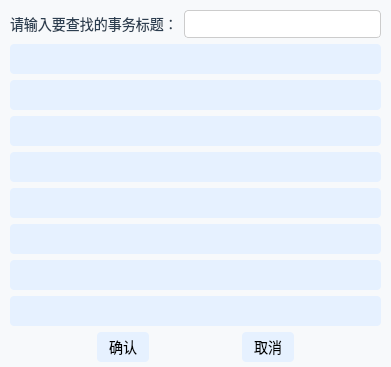
<?xml version="1.0" encoding="UTF-8"?>
<ui version="4.0">
 <class>SrcTaskForm</class>
 <widget class="QWidget" name="SrcTaskForm">
  <property name="geometry">
   <rect>
    <x>0</x>
    <y>0</y>
    <width>391</width>
    <height>367</height>
   </rect>
  </property>
  <property name="windowTitle">
   <string>Form</string>
  </property>
  <property name="styleSheet">
   <string notr="true">
    QWidget {
        font-family: &quot;Microsoft YaHei&quot;;
        font-size: 14px;
        color: #333333;
        background-color: #f7f9fb;
    }

    QPushButton {
        background-color: #e6f1ff;
        color: #000000;
        padding: 6px 12px;
        border: none;
        border-radius: 4px;
    }

    QPushButton:hover {
        background-color: #45a049;
    }

    QLineEdit {
        border: 1px solid #ccc;
        padding: 4px;
        border-radius: 4px;
        background-color: #ffffff;
    }

    QLabel {
        color: #2c3e50;
    }

    QTableWidget {
        background-color: white;
        gridline-color: #dcdcdc;
        selection-background-color: #cceeff;
    }

    QHeaderView::section {
        background-color: #e0e0e0;
        padding: 4px;
        border: 1px solid #dcdcdc;
    }</string>
  </property>
  <widget class="QWidget" name="verticalLayoutWidget">
   <property name="geometry">
    <rect>
     <x>10</x>
     <y>10</y>
     <width>371</width>
     <height>352</height>
    </rect>
   </property>
   <layout class="QVBoxLayout" name="verticalLayout">
    <item>
     <layout class="QHBoxLayout" name="horizontalLayout_2">
      <item>
       <widget class="QLabel" name="label">
        <property name="font">
         <font>
          <family>Microsoft YaHei</family>
          <pointsize>-1</pointsize>
          <bold>false</bold>
         </font>
        </property>
        <property name="text">
         <string>请输入要查找的事务标题：</string>
        </property>
       </widget>
      </item>
      <item>
       <widget class="QLineEdit" name="lineEdit"/>
      </item>
     </layout>
    </item>
    <item>
     <widget class="QPushButton" name="opt_pushButton">
      <property name="font">
       <font>
        <family>Microsoft YaHei</family>
        <pointsize>-1</pointsize>
        <bold>false</bold>
       </font>
      </property>
      <property name="text">
       <string/>
      </property>
     </widget>
    </item>
    <item>
     <widget class="QPushButton" name="opt_pushButton_2">
      <property name="font">
       <font>
        <family>Microsoft YaHei</family>
        <pointsize>-1</pointsize>
        <bold>false</bold>
       </font>
      </property>
      <property name="text">
       <string/>
      </property>
     </widget>
    </item>
    <item>
     <widget class="QPushButton" name="opt_pushButton_3">
      <property name="font">
       <font>
        <family>Microsoft YaHei</family>
        <pointsize>-1</pointsize>
        <bold>false</bold>
       </font>
      </property>
      <property name="text">
       <string/>
      </property>
     </widget>
    </item>
    <item>
     <widget class="QPushButton" name="opt_pushButton_4">
      <property name="font">
       <font>
        <family>Microsoft YaHei</family>
        <pointsize>-1</pointsize>
        <bold>false</bold>
       </font>
      </property>
      <property name="text">
       <string/>
      </property>
     </widget>
    </item>
    <item>
     <widget class="QPushButton" name="opt_pushButton_5">
      <property name="font">
       <font>
        <family>Microsoft YaHei</family>
        <pointsize>-1</pointsize>
        <bold>false</bold>
       </font>
      </property>
      <property name="text">
       <string/>
      </property>
     </widget>
    </item>
    <item>
     <widget class="QPushButton" name="opt_pushButton_6">
      <property name="font">
       <font>
        <family>Microsoft YaHei</family>
        <pointsize>-1</pointsize>
        <bold>false</bold>
       </font>
      </property>
      <property name="text">
       <string/>
      </property>
     </widget>
    </item>
    <item>
     <widget class="QPushButton" name="opt_pushButton_7">
      <property name="font">
       <font>
        <family>Microsoft YaHei</family>
        <pointsize>-1</pointsize>
        <bold>false</bold>
       </font>
      </property>
      <property name="text">
       <string/>
      </property>
     </widget>
    </item>
    <item>
     <widget class="QPushButton" name="opt_pushButton_8">
      <property name="font">
       <font>
        <family>Microsoft YaHei</family>
        <pointsize>-1</pointsize>
        <bold>false</bold>
       </font>
      </property>
      <property name="text">
       <string/>
      </property>
     </widget>
    </item>
    <item>
     <layout class="QHBoxLayout" name="horizontalLayout">
      <item>
       <spacer name="horizontalSpacer_2">
        <property name="orientation">
         <enum>Qt::Horizontal</enum>
        </property>
        <property name="sizeHint" stdset="0">
         <size>
          <width>40</width>
          <height>20</height>
         </size>
        </property>
       </spacer>
      </item>
      <item>
       <widget class="QPushButton" name="pushButton">
        <property name="text">
         <string>确认</string>
        </property>
       </widget>
      </item>
      <item>
       <spacer name="horizontalSpacer">
        <property name="orientation">
         <enum>Qt::Horizontal</enum>
        </property>
        <property name="sizeHint" stdset="0">
         <size>
          <width>40</width>
          <height>20</height>
         </size>
        </property>
       </spacer>
      </item>
      <item>
       <widget class="QPushButton" name="pushButton_2">
        <property name="text">
         <string>取消</string>
        </property>
       </widget>
      </item>
      <item>
       <spacer name="horizontalSpacer_3">
        <property name="orientation">
         <enum>Qt::Horizontal</enum>
        </property>
        <property name="sizeHint" stdset="0">
         <size>
          <width>40</width>
          <height>20</height>
         </size>
        </property>
       </spacer>
      </item>
     </layout>
    </item>
   </layout>
  </widget>
 </widget>
 <resources/>
 <connections/>
</ui>
